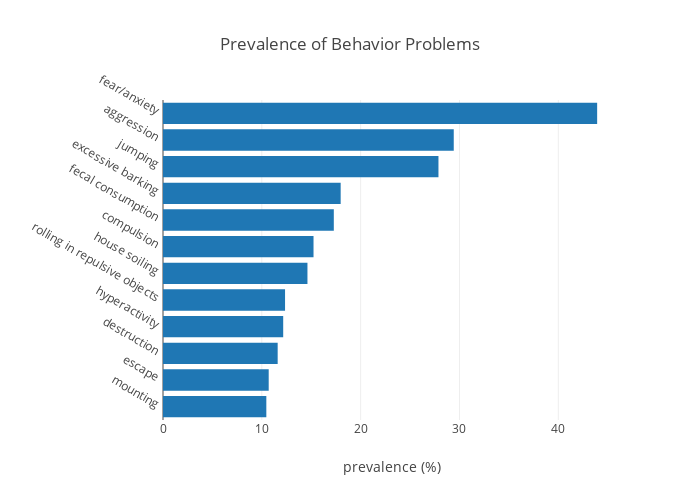

The code cell stored with this chart in its notebook:
### Markdown cell above
### 4.2 Prevalence of Individual Behavior Problems Presented Graphically:

### Code cell
prevalences = prevalences.sort_values(ascending=True)
trace = go.Bar(
    x=prevalences.values,
    y=prevalences.index.values,
    orientation='h')
data = [trace]
layout = go.Layout(title='Prevalence of Behavior Problems',
                   xaxis=dict(title='prevalence (%)'),
                   yaxis=dict(title='',
                              automargin=True,
                              tickangle=30,
                              tickprefix=' ',
                              ticksuffix=' '),
                   width=700,
                   height=500
                  )
fig = dict(data=data, layout=layout)
py.iplot(fig)

### Figure 1 — Plotly figure (JSON) as saved in the notebook; plotly's stock layout.template omitted (floating-point values rounded to 4 significant figures)
{"data": [{"orientation": "h", "type": "bar", "x": [10.46, 10.7, 11.6, 12.16, 12.35, 14.62, 15.23, 17.28, 17.98, 27.87, 29.42, 43.93], "y": ["mounting", "escape", "destruction", "hyperactivity", "rolling in repulsive objects", "house soiling", "compulsion", "fecal consumption", "excessive barking", "jumping", "aggression", "fear/anxiety"]}], "layout": {"height": 500, "title": "Prevalence of Behavior Problems", "width": 700, "xaxis": {"title": "prevalence (%)"}, "yaxis": {"automargin": true, "tickangle": 30, "tickprefix": " ", "ticksuffix": " ", "title": ""}}}
